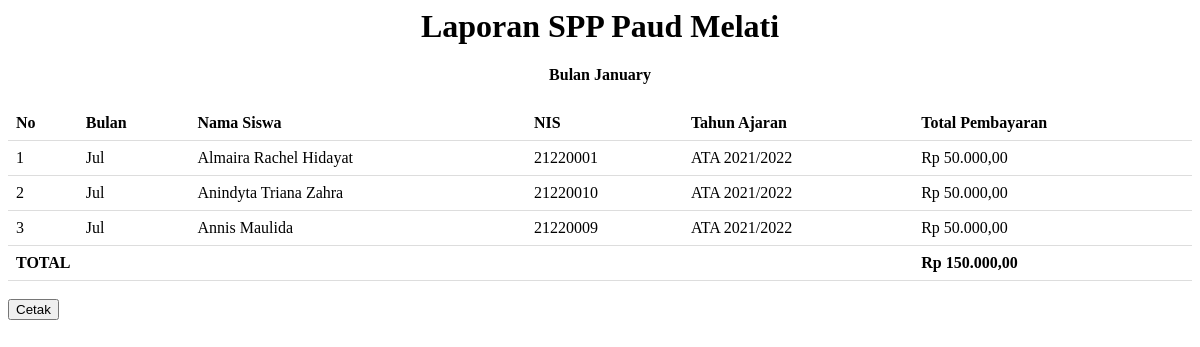
The page /page/laporan.php on the database its author committed.
### tables this page shows
CREATE TABLE `tb_pembayaran` (
  `id` int(11) NOT NULL,
  `id_anak` int(11) NOT NULL,
  `date` date NOT NULL,
  `id_tahun_ajaran` int(11) NOT NULL,
  `total` varchar(25) NOT NULL,
  `status` enum('Belum bayar','Menunggu verifikasi','Sudah bayar') NOT NULL
);

CREATE TABLE `tb_anak` (
  `id` int(11) NOT NULL,
  `id_user` int(11) NOT NULL,
  `name` varchar(30) NOT NULL,
  `nis` varchar(10) NOT NULL,
  `jenis_kelamin` enum('L','P') NOT NULL,
  `tempat_lahir` varchar(25) NOT NULL,
  `tgl_lahir` date NOT NULL,
  `status` enum('Aktif','Nonaktif') NOT NULL
);

CREATE TABLE `tb_tahun_ajaran` (
  `id` int(11) NOT NULL,
  `nama` varchar(50) NOT NULL,
  `status` enum('Aktif','Nonaktif') NOT NULL,
  `bayaran` varchar(20) NOT NULL,
  `date` datetime NOT NULL DEFAULT CURRENT_TIMESTAMP
);

### page/laporan.php (the view, shortened to what this page needs)
<?php
include('../config/koneksi.php');
$daritanggal   = $_POST['daritanggal'];
$bulan  = date('F', strtotime($daritanggal));
function rupiah($angka)
{
    $hasil_rupiah = "Rp " . number_format($angka, 2, ',', '.');
    return $hasil_rupiah;
}
?>
<h1>Laporan SPP Paud Melati</h1>
<h4>Bulan <?php echo $bulan; ?></h4>
<table>
    <thead>
        <tr>
            <th>No</th>
            <th>Bulan</th>
            <th>Nama Siswa</th>
            <th>NIS</th>
            <th>Tahun Ajaran</th>
            <th>Total Pembayaran</th>
        </tr>
    </thead>
    <tbody>
        <?php
        $totalHarga = 0;
        $no = 1;
        $sql = $koneksi->query("SELECT p.id, p.date, t.nama, t.bayaran, a.name, a.nis FROM tb_pembayaran AS p
                                            INNER JOIN tb_tahun_ajaran AS t ON p.id_tahun_ajaran = t.id
                                            INNER JOIN tb_anak AS a ON a.id = p.id_anak
                                            INNER JOIN tb_bukti_pembayaran AS bp ON p.id = bp.id_pembayaran
                                            WHERE bp.tgl_struk LIKE '$daritanggal%' AND
                                            p.status = 'Sudah bayar'");
        while ($data = $sql->fetch_assoc()) {
            $tanggal  = date('M', strtotime($data['date']));
        ?>
            <tr>
                <td><?php echo $no++; ?></td>
                <td><?php echo $tanggal; ?></td>
                <td><?php echo $data['name']; ?></td>
                <td><?php echo $data['nis']; ?></td>
                <td><?php echo $data['nama']; ?></td>
                <td><?php echo rupiah($data['bayaran']); ?></td>
            </tr>
        <?php
        $totalHarga += $data['bayaran'];
        }
        ?>
    </tbody>
    <tr>
        <th colspan="5">TOTAL</th>
        <td style="font-weight:bold"><?php echo rupiah($totalHarga); ?></td>
    </tr>
</table>
<input type="button" value="Cetak" onclick="window.print();" id="ngeprint" />

### page/laporan.php (style rules this page uses)
table { border-collapse: collapse; width: 100%; }
th, td { padding: 8px; text-align: left; border-bottom: 1px solid #ddd; }
h1, h4 { text-align: center; }

### rows shown on the page
tb_pembayaran: date "Jul", id_anak.name "Almaira Rachel Hidayat", id_anak.nis "21220001", id_tahun_ajaran.nama "ATA 2021/2022", id_tahun_ajaran.bayaran "Rp 50.000,00"
tb_pembayaran: date "Jul", id_anak.name "Anindyta Triana Zahra", id_anak.nis "21220010", id_tahun_ajaran.nama "ATA 2021/2022", id_tahun_ajaran.bayaran "Rp 50.000,00"
tb_pembayaran: date "Jul", id_anak.name "Annis Maulida", id_anak.nis "21220009", id_tahun_ajaran.nama "ATA 2021/2022", id_tahun_ajaran.bayaran "Rp 50.000,00"

### other values the page prints
$bulan "January"
rupiah($totalHarga) "Rp 150.000,00"
